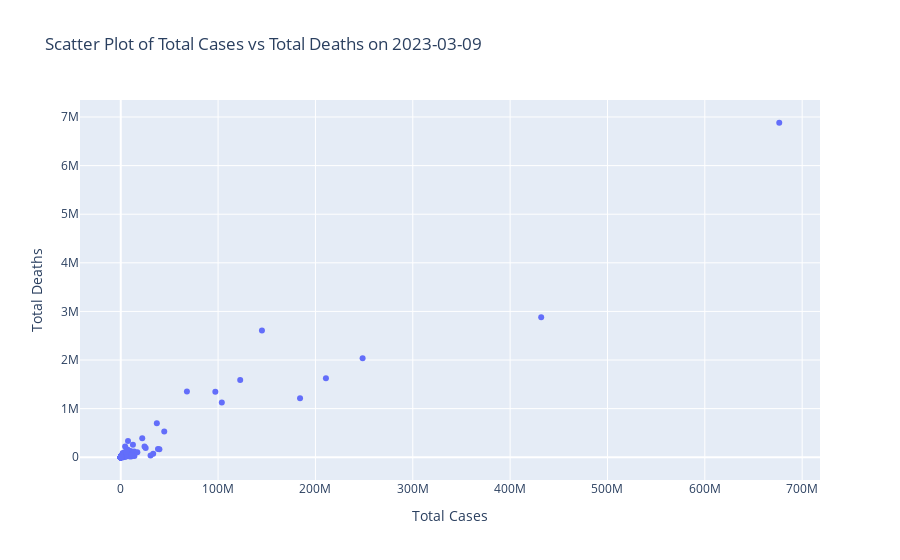

The code cell stored with this chart in its notebook:
### Markdown cell above
# Create scatter plot

### Code cell
import plotly.express as px

# Calculate case-fatality rate
latest_data['case_fatality_rate'] = (latest_data['total_deaths'] / latest_data['total_cases']) * 100

# Create scatter plot
fig = px.scatter(
    latest_data,
    x='total_cases',
    y='total_deaths',
    hover_data=['location', 'case_fatality_rate'],
    labels={
        'total_cases': 'Total Cases',
        'total_deaths': 'Total Deaths',
        'location': 'Country/Region',
        'case_fatality_rate': 'Case-Fatality Rate (%)'
    },
    title=f"Scatter Plot of Total Cases vs Total Deaths on {latest_date}"
)

# Show the plot
fig.show()

### Figure 1 — Plotly figure (JSON) as saved in the notebook; plotly's stock layout.template omitted (floating-point values rounded to 4 significant figures; data arrays with more than 128 entries replaced by an {"elided": "..."} marker saying what was removed)
{"data": [{"customdata": {"elided": "231x2 mixed values"}, "hovertemplate": "Total Cases=%{x}<br>Total Deaths=%{y}<br>Country/Region=%{customdata[0]}<br>Case-Fatality Rate (%)=%{customdata[1]}<extra></extra>", "legendgroup": "", "marker": {"color": "#636efa", "symbol": "circle"}, "mode": "markers", "name": "", "orientation": "v", "showlegend": false, "x": {"elided": "231 float values"}, "xaxis": "x", "y": {"elided": "231 float values"}, "yaxis": "y", "type": "scatter"}], "layout": {"xaxis": {"anchor": "y", "domain": [0.0, 1.0], "title": {"text": "Total Cases"}}, "yaxis": {"anchor": "x", "domain": [0.0, 1.0], "title": {"text": "Total Deaths"}}, "legend": {"tracegroupgap": 0}, "title": {"text": "Scatter Plot of Total Cases vs Total Deaths on 2023-03-09"}}}
